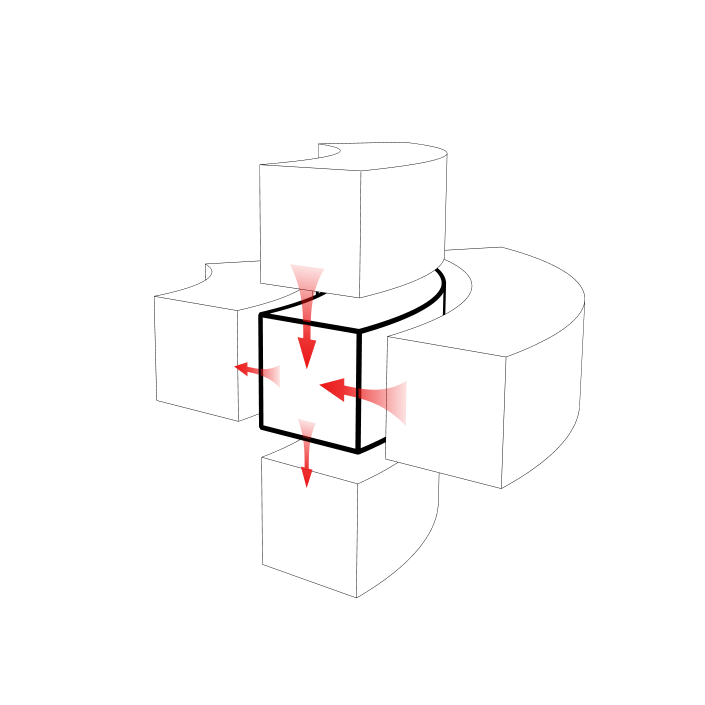
#> input picture figures/Archive/images/fvm_flux_flared_c2_refined.png, 2114 x 2114 px, found by its file name (shown at 1/3 size)
$ python test_annotations_tuning.py
#> lines starting #> are read from the running program, lines starting #| are printed output that depends on the picture
import os
import numpy as np
import matplotlib.pyplot as plt
from matplotlib.patches import Polygon, Wedge, Arc, FancyArrowPatch
from PIL import Image
import shutil

SCRATCH = r"C:\Users\kqdx\.gemini\antigravity\brain\984f8f9b-1caf-4e5e-a827-7c48f241b73b\scratch"
EDA_DIR = r"D:\HIT\数模2026\eda_figures"
src_img_path = os.path.join(EDA_DIR, "fvm_flux_flared_c2_refined.png")

img = Image.open(src_img_path)
#> img is the input picture: PIL image 2114x2114 RGBA; mean R, G, B, A 252.6, 251.8, 251.8, 255
W, H = img.size
#> W = 2114; H = 2114

def render_annotated(style="slash", out_name="test_v1.png"):
#> called with style = 'slash', out_name = 'test_slash.png'
    fig, ax = plt.subplots(figsize=(12, 12), dpi=300)
    ax.imshow(img)
    ax.set_xlim(0, W)
    ax.set_ylim(H, 0)
    ax.axis('off')

    plt.rcParams['mathtext.fontset'] = 'cm'
    plt.rcParams['font.serif'] = ['Times New Roman', 'DejaVu Serif']
    plt.rcParams['font.sans-serif'] = ['Microsoft YaHei', 'SimHei', 'DejaVu Sans']

    # 1. Delta R on Near ring bottom
    p_bi = np.array([627.3, 1533.0])
    p_bo = np.array([909.6, 1633.8])
    ext_len = 85
    d_offset = 60

    # Extension lines
    ax.plot([p_bi[0], p_bi[0]], [p_bi[1], p_bi[1] + ext_len],
            color='#333333', linestyle='--', linewidth=1.2, zorder=5)
    ax.plot([p_bo[0], p_bo[0]], [p_bo[1], p_bo[1] + ext_len],
            color='#333333', linestyle='--', linewidth=1.2, zorder=5)

    dim_p1 = p_bi + np.array([0, d_offset])
    dim_p2 = p_bo + np.array([0, d_offset])

    ax.annotate('', xy=dim_p1, xytext=dim_p2,
                arrowprops=dict(arrowstyle='<->', color='#000000', lw=1.5, shrinkA=0, shrinkB=0),
                zorder=6)

    dim_mid = (dim_p1 + dim_p2) / 2
    ax.text(dim_mid[0], dim_mid[1] + 32, r'$\Delta r$', fontsize=20, fontweight='bold',
            color='#000000', ha='center', va='top', zorder=7)

    # 2. Delta Z on Far ring left edge
    p_ti = np.array([619.4, 334.0])
    p_bi_far = np.array([621.7, 689.5])
    ext_len_z = 85
    d_offset_z = 60

    ax.plot([p_ti[0], p_ti[0] - ext_len_z], [p_ti[1], p_ti[1]],
            color='#333333', linestyle='--', linewidth=1.2, zorder=5)
    ax.plot([p_bi_far[0], p_bi_far[0] - ext_len_z], [p_bi_far[1], p_bi_far[1]],
            color='#333333', linestyle='--', linewidth=1.2, zorder=5)

    dim_z1 = p_ti - np.array([d_offset_z, 0])
    dim_z2 = p_bi_far - np.array([d_offset_z, 0])

    ax.annotate('', xy=dim_z1, xytext=dim_z2,
                arrowprops=dict(arrowstyle='<->', color='#000000', lw=1.5, shrinkA=0, shrinkB=0),
                zorder=6)

    dim_mid_z = (dim_z1 + dim_z2) / 2
    ax.text(dim_mid_z[0] - 18, dim_mid_z[1], r'$\Delta z$', fontsize=20, fontweight='bold',
            color='#000000', ha='right', va='center', zorder=7)

    # 3. Heat flux labels
    # Standard bright pure red
    c_red = '#E01010'

    if style == "slash":
        lbl_east = r'$Q_{i+1/2,\, j}$'
        lbl_west = r'$Q_{i-1/2,\, j}$'
        lbl_north = r'$Q_{i,\, j+1/2}$'
        lbl_south = r'$Q_{i,\, j-1/2}$'
        fsize = 19
    else:
        lbl_east = r'$Q_{i+\frac{1}{2},\, j}$'
        lbl_west = r'$Q_{i-\frac{1}{2},\, j}$'
        lbl_north = r'$Q_{i,\, j+\frac{1}{2}}$'
        lbl_south = r'$Q_{i,\, j-\frac{1}{2}}$'
        fsize = 18

    # East inflow (Right arrow): above arrow stem in outer ring face
    ax.text(1080, 930, lbl_east, fontsize=fsize, color=c_red, fontweight='bold', ha='center', va='bottom', zorder=8)

    # West outflow (Left arrow): above arrow stem in inner ring face
    ax.text(485, 880, lbl_west, fontsize=fsize, color=c_red, fontweight='bold', ha='center', va='bottom', zorder=8)

    # North inflow (Top arrow): inside Far ring face, above the top arrow
    ax.text(820, 560, lbl_north, fontsize=fsize, color=c_red, fontweight='bold', ha='center', va='center', zorder=8)

    # South outflow (Bottom arrow): inside Near ring face, right of the bottom arrow
    ax.text(850, 1380, lbl_south, fontsize=fsize, color=c_red, fontweight='bold', ha='left', va='center', zorder=8)

    # 4. Axis of symmetry (centerline on left)
    # Ends cleanly above the coordinate system to avoid visual clutter
    ax.plot([120, 120], [220, 1380], color='#555555', linestyle='-.', linewidth=1.5, zorder=2)
    ax.text(130, 240, r'$r = 0$' + '\n(中心对称轴 / Axis of Symmetry)', fontsize=13, color='#444444', ha='left', va='top')

    # 5. Upgraded Cylindrical Coordinate Frame with 3D Sector (扇形面)
    orig = np.array([170, 1660])

    # Vertical Z-axis
    z_top = orig + np.array([0, -180])
    ax.annotate('', xy=z_top, xytext=orig,
                arrowprops=dict(arrowstyle='->', color='#000000', lw=2.2, mutation_scale=18),
                zorder=6)
    ax.text(z_top[0], z_top[1] - 15, r'$+z$', fontsize=19, fontweight='bold', color='#000000', ha='center', va='bottom')

    # 3D Perspective Sector on the horizontal plane
    r_len = 145
    # Radial ray 1 (front edge, along perspective cut angle)
    ray1 = orig + np.array([r_len * np.cos(np.radians(20)), r_len * np.sin(np.radians(20)) * 0.48])
    # Radial ray 2 (far cut edge, sweep ~50 deg)
    ray2 = orig + np.array([r_len * np.cos(np.radians(-28)), r_len * np.sin(np.radians(-28)) * 0.48])

    theta_angles = np.linspace(np.radians(-28), np.radians(20), 50)
    arc_pts_x = orig[0] + r_len * np.cos(theta_angles)
    arc_pts_y = orig[1] + r_len * np.sin(theta_angles) * 0.48

    sector_poly_x = [orig[0]] + list(arc_pts_x) + [orig[0]]
    sector_poly_y = [orig[1]] + list(arc_pts_y) + [orig[1]]
    ax.fill(sector_poly_x, sector_poly_y, color='#EBF3FB', alpha=0.85, zorder=4)
    ax.plot(sector_poly_x, sector_poly_y, color='#3B6077', linewidth=1.4, zorder=5)

    # Ray 1 with arrow (+r)
    ax.annotate('', xy=ray1, xytext=orig,
                arrowprops=dict(arrowstyle='->', color='#000000', lw=2.0, mutation_scale=16),
                zorder=6)
    ax.text(ray1[0] + 16, ray1[1] + 6, r'$+r$', fontsize=19, fontweight='bold', color='#000000', ha='left', va='center')

    # Azimuthal rotation arrow (+theta)
    ax.annotate('', xy=(arc_pts_x[-1], arc_pts_y[-1]), xytext=(arc_pts_x[0], arc_pts_y[0]),
                arrowprops=dict(arrowstyle='->', color='#2F566B', lw=1.4, connectionstyle='arc3,rad=-0.32', mutation_scale=12),
                zorder=6)
    mid_idx = len(arc_pts_x) // 2
    ax.text(arc_pts_x[mid_idx] + 18, arc_pts_y[mid_idx] - 14, r'$+\theta$', fontsize=15, fontweight='bold', color='#2F566B', ha='left', va='bottom')

    out_png = os.path.join(SCRATCH, out_name)
    fig.savefig(out_png, dpi=300, bbox_inches='tight', pad_inches=0.02)
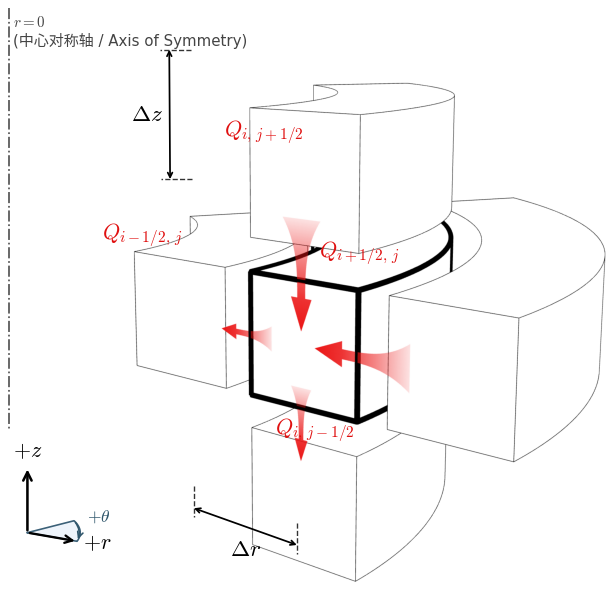
#> figure drawn by matplotlib, 1 panel
    plt.close(fig)
    print(f"Saved {out_png}")

render_annotated(style="slash", out_name="test_slash.png")
render_annotated(style="fraction", out_name="test_fraction.png")
